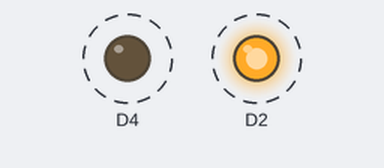
This sketch was run on a simulated ESP8266 (NodeMCU). Parts: output pins drawn as LEDs (lit = HIGH). Dashed ring = blinking.

Above: at 0.5 s.
Timing chart, 0 to 4.6 s (numbered marks = the images above):
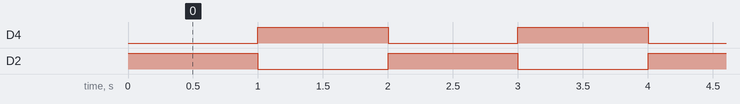

Measured:
- by itself, D4, D2: alternates HIGH for 1.0 s and LOW for 1.0 s

The sketch:

02.ino
```cpp
void setup() {
   pinMode(D2, OUTPUT);  // D2번핀에 연결
   pinMode(D4, OUTPUT);
}

void loop() {
   digitalWrite(D2, HIGH);  // 불 켜기
   digitalWrite(D4, LOW); // 불 켜기
   delay(1000);
   digitalWrite(D2, LOW); // 불 끄기
   digitalWrite(D4, HIGH);  // 불 끄기
   delay(1000);
}
```
